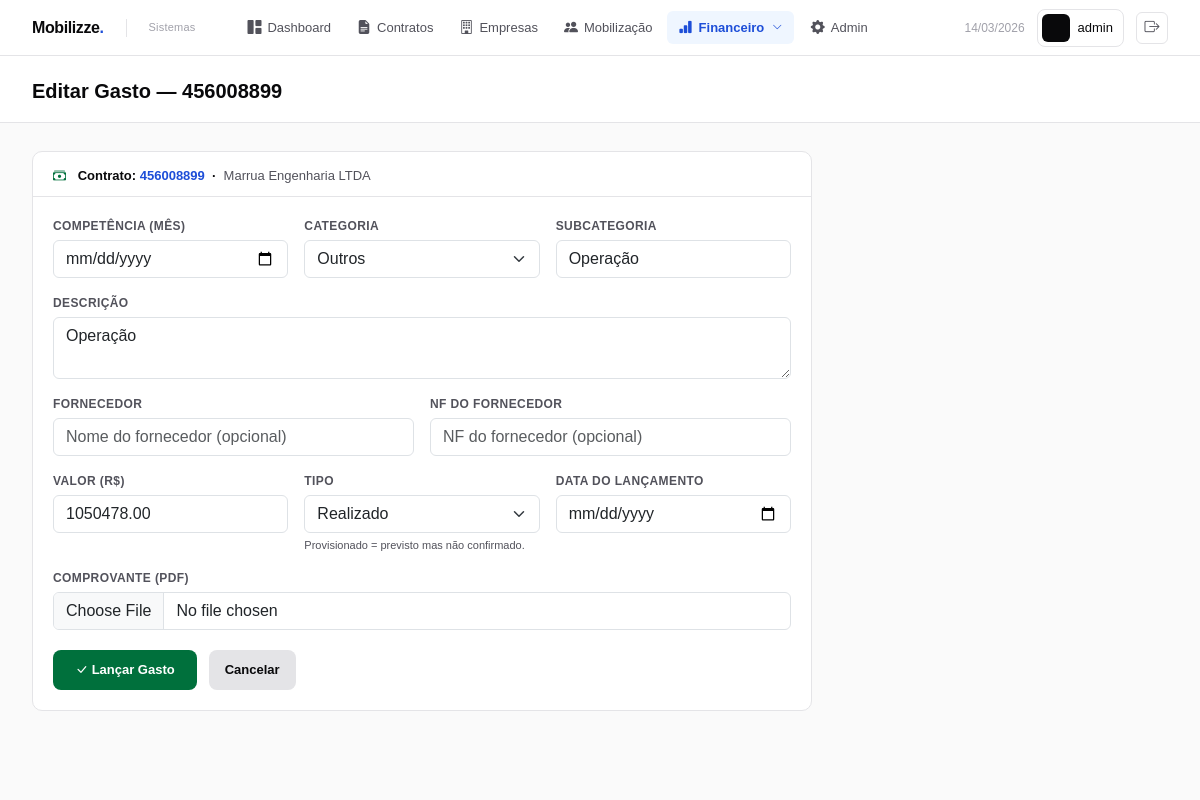
The page /financeiro/gasto/5/editar/ (signed in) on the database its author committed.
### contratos/models.py (models this page shows, shortened)
class Contrato(models.Model):
    AREAS = [
        ('mineracao',  'Mineração'),
        ('logistica',  'Logística'),
        ('energia',    'Energia'),
        ('engenharia', 'Engenharia'),
    ]
    MODALIDADES = [
        ('servico',      'Prestação de Serviço'),
        ('fornecimento', 'Fornecimento'),
        ('misto',        'Misto'),
    ]
    STATUS = [
        ('minuta',    'Minuta'),
        ('aprovacao', 'Em Aprovação'),
        ('vigente',   'Vigente'),
        ('suspenso',  'Suspenso'),
        ('encerrado', 'Encerrado'),
    ]
    numero_sap      = models.CharField(max_length=20, unique=True)
    objeto          = models.TextField()
    area            = models.CharField(max_length=20, choices=AREAS)
    modalidade      = models.CharField(max_length=20, choices=MODALIDADES)
    status          = models.CharField(max_length=20, choices=STATUS,
                                       default='minuta')
    empresa         = models.ForeignKey(Empresa, on_delete=models.PROTECT,
                                        related_name='contratos')
    gestor_tecnico  = models.ForeignKey(User, on_delete=models.PROTECT,
                                        related_name='contratos_tecnicos')
    gestor_admin    = models.ForeignKey(User, on_delete=models.PROTECT,
                                        related_name='contratos_admin')
    valor_original  = models.DecimalField(max_digits=15, decimal_places=2)
    valor_atual     = models.DecimalField(max_digits=15, decimal_places=2)
    data_assinatura     = models.DateField()
    data_inicio         = models.DateField()
    data_termino        = models.DateField()
    data_termino_atual  = models.DateField()
    criado_em       = models.DateTimeField(auto_now_add=True)
    atualizado_em   = models.DateTimeField(auto_now=True)
    criado_por      = models.ForeignKey(User, on_delete=models.PROTECT,
                                        related_name='contratos_criados',
                                        null=True)
    class Meta:
        verbose_name        = 'Contrato'
        verbose_name_plural = 'Contratos'
        ordering            = ['-criado_em']

### empresas/models.py (models this page shows, shortened)
class Empresa(models.Model):
    AREAS = [
        ('mineracao',  'Mineração'),
        ('logistica',  'Logística'),
        ('energia',    'Energia'),
        ('engenharia', 'Engenharia'),
        ('outros',     'Outros'),
    ]
    razao_social    = models.CharField(max_length=200)
    nome_fantasia   = models.CharField(max_length=200, blank=True)
    cnpj            = models.CharField(max_length=18, unique=True)
    area_atuacao    = models.CharField(max_length=20, choices=AREAS)
    email           = models.EmailField(blank=True)
    telefone        = models.CharField(max_length=20, blank=True)
    endereco        = models.TextField(blank=True)
    ativa           = models.BooleanField(default=True)
    criado_em       = models.DateTimeField(auto_now_add=True)
    atualizado_em   = models.DateTimeField(auto_now=True)
    class Meta:
        verbose_name        = 'Empresa'
        verbose_name_plural = 'Empresas'
        ordering            = ['razao_social']

### financeiro/models.py (models this page shows, shortened)
class GastoOperacional(models.Model):
    CATEGORIAS = [
        ('mao_de_obra',    'Mão de Obra'),
        ('equipamentos',   'Equipamentos'),
        ('materiais',      'Materiais'),
        ('subcontratados', 'Subcontratados'),
        ('administrativo', 'Administrativo'),
        ('outros',         'Outros'),
    ]
    TIPOS = [
        ('realizado',    'Realizado'),
        ('provisionado', 'Provisionado'),
    ]
    contrato        = models.ForeignKey(Contrato, on_delete=models.PROTECT,
                                        related_name='gastos')
    competencia     = models.DateField()
    categoria       = models.CharField(max_length=20, choices=CATEGORIAS)
    subcategoria    = models.CharField(max_length=100)
    descricao       = models.TextField()
    fornecedor      = models.CharField(max_length=200, blank=True)
    numero_nf_fornecedor = models.CharField(max_length=20, blank=True)
    valor           = models.DecimalField(max_digits=15, decimal_places=2)
    tipo            = models.CharField(max_length=15, choices=TIPOS,
                                       default='realizado')
    data_lancamento = models.DateField()
    lancado_por     = models.ForeignKey(User, on_delete=models.PROTECT)
    comprovante     = models.FileField(upload_to='gastos/', blank=True)
    class Meta:
        verbose_name        = 'Gasto Operacional'
        verbose_name_plural = 'Gastos Operacionais'
        ordering            = ['-competencia', '-data_lancamento']

### financeiro/views.py (the view)
@login_required
def gasto_editar(request, pk):
    gasto    = get_object_or_404(GastoOperacional, pk=pk)
    contrato = gasto.contrato
    if request.method == 'POST':
        form = GastoForm(request.POST, request.FILES, instance=gasto)
        if form.is_valid():
            form.save()
            messages.success(request, 'Gasto atualizado!')
            return redirect('financeiro:dre', contrato_pk=contrato.pk)
    else:
        form = GastoForm(instance=gasto)
    return render(request, 'financeiro/form_gasto.html', {
        'form':     form,
        'contrato': contrato,
        'gasto':    gasto,
        'titulo':   f'Editar Gasto — {contrato.numero_sap}',
    })

### templates/financeiro/form_gasto.html (shortened to what this page needs)
{% extends 'base.html' %}
{% block page_title %}{{ titulo }}{% endblock %}
{% block content %}
<div style="max-width:780px;">
  <form method="post" enctype="multipart/form-data">
    <div class="card">
      <div class="card-header-custom">
        <h6>
          <i class="bi bi-cash-stack"
            style="color:var(--vale-green);margin-right:8px;"></i>
          Contrato:
          <span style="color:var(--vale-blue);">{{ contrato.numero_sap }}</span>
          &nbsp;·&nbsp;
          <span style="color:var(--gray-600);font-weight:400;">
            {{ contrato.empresa.razao_social }}
          </span>
        </h6>
      </div>
      <div class="card-body-custom">
        <div class="row g-3">
          <div class="col-md-4">
            <label class="form-label-custom">{{ form.competencia.label }}</label>
            {{ form.competencia }}
          </div>
          <div class="col-md-4">
            <label class="form-label-custom">{{ form.categoria.label }}</label>
            {{ form.categoria }}
          </div>
          <div class="col-md-4">
            <label class="form-label-custom">{{ form.subcategoria.label }}</label>
            {{ form.subcategoria }}
          </div>
          <div class="col-12">
            <label class="form-label-custom">{{ form.descricao.label }}</label>
            {{ form.descricao }}
          </div>
          <div class="col-md-6">
            <label class="form-label-custom">{{ form.fornecedor.label }}</label>
            {{ form.fornecedor }}
          </div>
          <div class="col-md-6">
            <label class="form-label-custom">
              {{ form.numero_nf_fornecedor.label }}
            </label>
            {{ form.numero_nf_fornecedor }}
          </div>
          <div class="col-md-4">
            <label class="form-label-custom">{{ form.valor.label }}</label>
            {{ form.valor }}
          </div>
          <div class="col-md-4">
            <label class="form-label-custom">{{ form.tipo.label }}</label>
            {{ form.tipo }}
            <div style="font-size:11px;color:var(--gray-600);margin-top:4px;">
              Provisionado = previsto mas não confirmado.
            </div>
          </div>
          <div class="col-md-4">
            <label class="form-label-custom">{{ form.data_lancamento.label }}</label>
            {{ form.data_lancamento }}
          </div>
          <div class="col-12">
            <label class="form-label-custom">{{ form.comprovante.label }}</label>
            {{ form.comprovante }}
          </div>
        </div>
        <div style="display:flex;gap:12px;margin-top:20px;">
          <button type="submit"
                  style="background:var(--vale-green);color:#fff;border:none;
                        padding:10px 22px;border-radius:8px;font-size:13px;
                        font-weight:600;cursor:pointer;">
            <i class="bi bi-check-lg"></i> Lançar Gasto
          </button>
          <a href="{% url 'financeiro:dre' contrato.pk %}"
            style="background:var(--gray-200);color:var(--gray-900);
                    padding:10px 16px;border-radius:8px;font-size:13px;
                    font-weight:600;text-decoration:none;">
            Cancelar
          </a>
        </div>
      </div>
    </div>
  </form>
</div>
{% endblock %}

### templates/base.html (shortened to what this page needs)
<!DOCTYPE html>
<html lang="pt-br">
<head>
  <link href="https://cdn.jsdelivr.net/npm/bootstrap@5.3.3/dist/css/bootstrap.min.css" rel="stylesheet">
  <link href="https://cdn.jsdelivr.net/npm/bootstrap-icons@1.11.3/font/bootstrap-icons.min.css" rel="stylesheet">
</head>
<body>
<nav class="navbar-top">
  <a href="{% url 'contratos:dashboard' %}" class="nav-logo">
    <div class="nav-logo-mark">Mobilizze<span>.</span></div>
    <div class="nav-logo-sub">Sistemas</div>
  </a>
  <div class="nav-links">
    <a href="{% url 'contratos:dashboard' %}" class="nav-link-item
      {% if request.resolver_match.url_name == 'dashboard' %}active{% endif %}">
      <i class="bi bi-grid-1x2-fill"></i>
      <span>Dashboard</span>
    </a>
    <a href="{% url 'contratos:lista' %}" class="nav-link-item
      {% if request.resolver_match.url_name == 'lista' or request.resolver_match.url_name == 'detalhe' %}active{% endif %}">
      <i class="bi bi-file-earmark-text-fill"></i>
      <span>Contratos</span>
    </a>
    <a href="{% url 'empresas:lista' %}" class="nav-link-item
      {% if 'empresas' in request.path %}active{% endif %}">
      <i class="bi bi-building"></i>
      <span>Empresas</span>
    </a>
    <a href="{% url 'mobilizacao:painel' %}" class="nav-link-item
      {% if 'mobilizacao' in request.path %}active{% endif %}">
      <i class="bi bi-people-fill"></i>
      <span>Mobilização</span>
    </a>
    <div class="nav-dropdown">
      <a href="#" class="nav-link-item
        {% if 'financeiro' in request.path %}active{% endif %}"
        onclick="return false;">
        <i class="bi bi-bar-chart-fill"></i>
        <span>Financeiro</span>
        <i class="bi bi-chevron-down" style="font-size:10px;margin-left:2px;"></i>
      </a>
    <a href="/admin/" class="nav-link-item">
      <i class="bi bi-gear-fill"></i>
      <span>Admin</span>
    </a>
  </div>
  <div class="nav-right">
    <span class="nav-date">
      {% now "d/m/Y" %}
    </span>
    <div class="nav-user">
      <div class="avatar">
      </div>
      <span class="nav-user-name">
        {{ request.user.get_full_name|default:request.user.username }}
      </span>
    </div>
    <a href="{% url 'accounts:logout' %}" class="nav-logout" title="Sair">
      <i class="bi bi-box-arrow-right"></i>
    </a>
  </div>
</nav>
<div class="page-header">
  <div class="page-header-title">
    {% block page_title %}Dashboard{% endblock %}
  </div>
</div>
<main class="page-content">
  {% block content %}{% endblock %}
</main>
</body>
</html>

### templates/base.html (style rules this page uses)
:root { --blue: #1d4ed8; --blue-light: #eff6ff; --blue-mid: #2563eb; --vale-green: #00703c; --vale-green-light:#e6f4ed; --gray-50: #fafafa; --gray-100: #f4f4f5; --gray-200: #e4e4e7; --gray-400: #a1a1aa; --gray-600: #52525b; --gray-900: #09090b; --red: #dc2626; --yellow: #d97706; --vale-blue: #1d4ed8; --vale-blue-mid: #2563eb; --vale-blue-light: #eff6ff; --font: 'Arial', sans-serif; }
*, *::before, *::after { box-sizing: border-box; margin: 0; padding: 0; }
body { font-family: var(--font); background: #fff; color: var(--gray-900); min-height: 100vh; display: flex; flex-direction: column; }
.navbar-top { height: 56px; background: #fff; border-bottom: 1px solid var(--gray-200); display: flex; align-items: center; padding: 0 32px; position: sticky; top: 0; z-index: 200; gap: 0; }
.nav-logo { display: flex; align-items: center; gap: 10px; text-decoration: none; margin-right: 40px; flex-shrink: 0; }
.nav-logo-mark { font-size: 16px; font-weight: 700; color: var(--gray-900); letter-spacing: -.4px; }
.nav-logo-mark span { color: var(--blue); }
.nav-logo-sub { font-size: 11px; color: var(--gray-400); font-weight: 500; letter-spacing: .2px; }
.nav-links { display: flex; align-items: center; gap: 2px; flex: 1; }
.nav-link-item { display: inline-flex; align-items: center; gap: 6px; padding: 6px 12px; border-radius: 6px; text-decoration: none; font-size: 13px; font-weight: 500; color: var(--gray-600); transition: background .12s, color .12s; white-space: nowrap; }
.nav-link-item i { font-size: 14px; }
.nav-link-item.active { background: var(--blue-light); color: var(--blue); font-weight: 600; }
.nav-dropdown { position: relative; }
.nav-right { display: flex; align-items: center; gap: 12px; margin-left: auto; flex-shrink: 0; }
.nav-date { font-size: 12px; color: var(--gray-400); font-weight: 500; }
.nav-user { display: flex; align-items: center; gap: 8px; padding: 4px 10px 4px 4px; border-radius: 8px; border: 1px solid var(--gray-200); cursor: default; }
.avatar { width: 28px; height: 28px; background: var(--gray-900); border-radius: 6px; display: flex; align-items: center; justify-content: center; color: #fff; font-size: 11px; font-weight: 700; flex-shrink: 0; }
.nav-user-name { font-size: 13px; font-weight: 500; color: var(--gray-900); }
.nav-logout { display: inline-flex; align-items: center; justify-content: center; width: 32px; height: 32px; border-radius: 6px; border: 1px solid var(--gray-200); color: var(--gray-600); text-decoration: none; font-size: 15px; transition: background .12s, color .12s, border-color .12s; }
.page-header { background: #fff; border-bottom: 1px solid var(--gray-200); padding: 20px 32px 16px; }
.page-header-title { font-size: 20px; font-weight: 700; color: var(--gray-900); display: flex; align-items: center; gap: 8px; }
.page-content { padding: 28px 32px; flex: 1; background: var(--gray-50); }
.card { background: #fff; border: 1px solid var(--gray-200); border-radius: 10px; box-shadow: none; }
.card-header-custom { padding: 16px 20px 12px; border-bottom: 1px solid var(--gray-200); display: flex; align-items: center; justify-content: space-between; }
.card-header-custom h6 { font-size: 13px; font-weight: 600; color: var(--gray-900); margin: 0; }
.card-body-custom { padding: 20px; }

### templates/financeiro/form_gasto.html (style rules this page uses)
.form-label-custom { font-size:12px; font-weight:600; color:var(--gray-600); text-transform:uppercase; letter-spacing:.4px; display:block; margin-bottom:5px; }

### rows shown on the page
Contrato: numero_sap "456008899", empresa.razao_social "Marrua Engenharia LTDA"
GastoOperacional: categoria "Outros", subcategoria "Operação", descricao "Operação", valor "1050478.00", tipo "Realizado"

### other values the page prints
{{ request.user.get_full_name|default:request.user.username }} "admin"
{{ titulo }} "Editar Gasto — 456008899"
